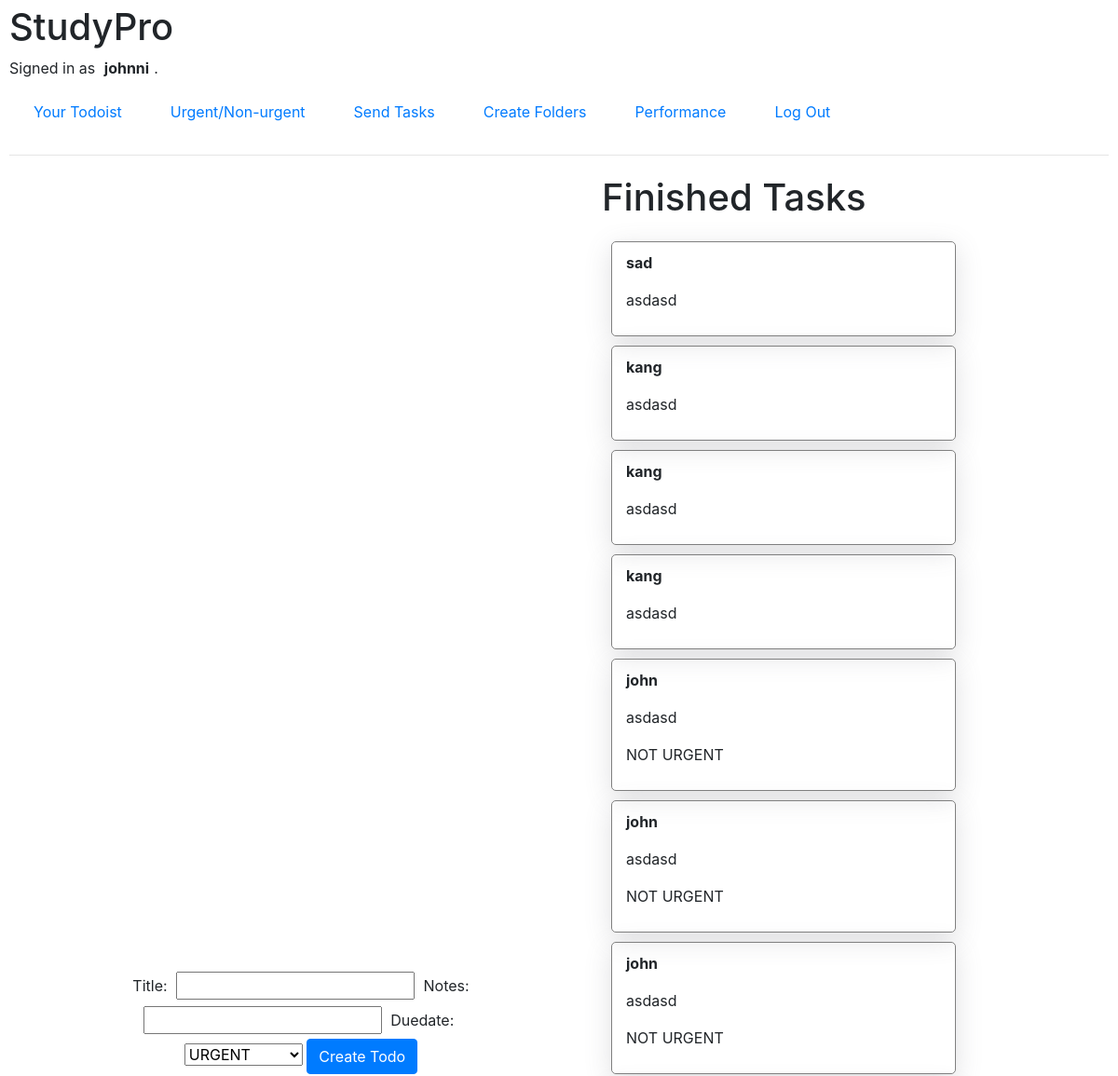
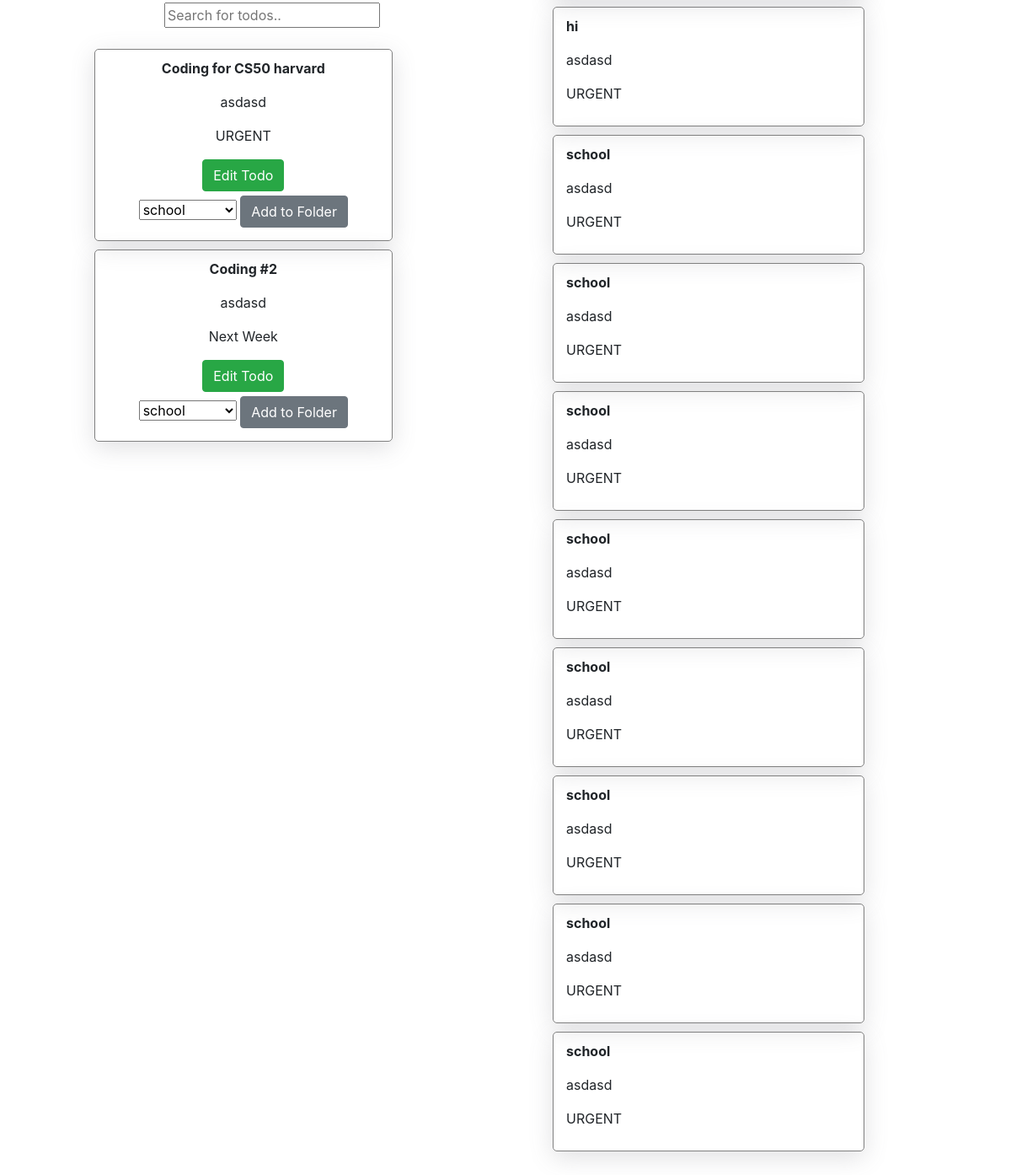
Page / (signed in) on the committed database (2 pictures, top to bottom).
### todoapp/models.py (models this page shows)
class User(AbstractUser):
    pass

class Todos(models.Model):
    title = models.CharField(max_length=64)
    user = models.ForeignKey(User, on_delete=models.CASCADE, blank=True, related_name="todolist")
    notes = models.CharField(max_length=100, blank=True)
    dueDate = models.CharField(max_length=100)
    folder = models.CharField(max_length=64, blank=True)

class Finished(models.Model):
    title = models.CharField(max_length=64)
    user = models.ForeignKey(User, on_delete=models.CASCADE, blank=True, related_name="finished_list")
    notes = models.CharField(max_length=100, blank=True)
    dueDate = models.CharField(max_length=100)

### todoapp/views.py (the view, shortened to what this page needs)
# urls.py: path("", views.index, name="index"),
def index(request):
    if request.headers.get('x-requested-with') == 'XMLHttpRequest':
        info = json.loads(request.body)
        Todos.objects.filter(id=info.get('todoid', '')).delete()
        finished_list = Finished(title=info.get('title', ''), user=request.user, notes=info.get('notes', ''), dueDate=info.get('due', ''))
        finished_list.save()
    return render(request, "todoapp/index.html", {
        "form": TodoForm(),
        "user": request.user,
    })

### todoapp/views.py
class TodoForm(forms.Form):
    title = forms.CharField(max_length=64)
    notes = forms.CharField(max_length=100)
    dueDate = forms.ChoiceField(choices=LVLS)

### todoapp/templates/todoapp/index.html (shortened to what this page needs)
{% extends "todoapp/layout.html" %}
{% load static %}
{% block body %}
<section class="index-div">
    <section class="list">
        <section>
            {%if request.user.is_authenticated %}
            <form method="post" enctype="multipart/form-data">
                {{ form }}
                <input type="submit" class="btn btn-primary" value="Create Todo">
            </form>
            <section class="search-bar">
                <input type="text" id="textfield" placeholder="Search for todos..">
            </section>
            {% else %}
            <h2> Please Log in to use StudyPro! </h2>
            {% endif %}
        </section>
        <section id="container">
            {% if user.todolist.all is not None %}
            {% for t in user.todolist.all %}
            <div id="todo" draggable="true">
                <p id="title"> {{ t.title }} </p>
                <p id="notes"> {{ t.notes }} </p>
                <p id="date"> {{ t.dueDate }} </p>
                {% if request.user.is_authenticated %}
                <div>
                    <button onclick="editTodo('{{ t.id }}')" class="btn btn-success"> Edit Todo </button>
                </div>
                <div>
                    <select name="folder" id="folders">
                        {% for i in user.folders.all %}
                        <option value="{{ i.title }}"> {{ i.title }} </option>
                        {% endfor %}
                    </select>
                    <button onclick="addToFolder('{{ t.id }}', '{{t.title}}')" class="btn btn-secondary"> Add to Folder </button>
                </div>
                {% endif %}
            </div>
            {% endfor %}
            {% endif %}
        </section>
    </section>
    <section class="finished" id="container">
        {% if request.user.is_authenticated %}
        <h1> Finished Tasks </h1>
        <div>
            {% for t in user.finished_list.all %}
            <div class="finished_todos">
                <p id="title"> {{ t.title }} </p>
                <p id="notes"> {{ t.notes }} </p>
                <p id="date"> {{ t.dueDate }} </p>
            </div>
            {% endfor %}
        </div>
        {% endif %}
    </section>
</section>
{% endblock %}

### todoapp/templates/todoapp/layout.html (shortened to what this page needs)
{% load static %}
<!DOCTYPE html>
<html lang="en">
    <head>
        <link rel="stylesheet" href="https://stackpath.bootstrapcdn.com/bootstrap/4.4.1/css/bootstrap.min.css">
        <link href="{% static 'todoapp/styles.css' %}" rel="stylesheet">
    </head>
    <body>
        <h1>StudyPro</h1>
        <div>
            {% if user.is_authenticated %}
                Signed in as <strong>{{ user.username }}</strong>.
            {% else %}
                Not signed in.
            {% endif %}
        </div>
        <ul class="nav">
            <li class="nav-item">
                <a class="nav-link" href="{% url 'index' %}"> Your Todoist </a>
            </li>
            {% if user.is_authenticated %}
            <li class="nav-item">
                <a class="nav-link" href="{% url 'urgency' %}"> Urgent/Non-urgent </a>
            </li>
            <li class="nav-item">
                <a class="nav-link" href="{% url 'send' %}"> Send Tasks </a>
            </li>
            <li class="nav-item">
                <a class="nav-link" href="{% url 'all' %}"> Create Folders </a>
            </li>
            <li class="nav-item">
                <a class="nav-link" href="{% url 'performance' %}"> Performance </a>
            </li>
                <li class="nav-item">
                    <a class="nav-link" href="{% url 'logout' %}">Log Out</a>
                </li>
            {% endif %}
        </ul>
        <hr>
        {% block body %}
        {% endblock %}
    </body>
</html>

### todoapp/static/todoapp/styles.css (style rules this page uses)
* { margin: 5px; }
#todo, .finished_todos, .todo, .performance-tasks .todo { box-shadow: rgba(100, 100, 111, 0.2) 0px 7px 29px 0px; }
#todo, .finished_todos, .todo { width: 80%; border: 0.5px solid gray; margin: 10px; border-radius: 5px; padding: 10px; }
.index-div { display: flex; justify-content: space-evenly; }
.finished { width: 40%; display: flex; flex-direction: column; }
.list { width: 40%; padding: 10px; display: flex; flex-direction: column; justify-content: center; text-align: center; }
#title { font-weight: bolder; }

### rows in the picture
User: username "johnni"
Todos: title "Coding for CS50 harvard", notes "asdasd", dueDate "URGENT"
Todos: title "Coding #2", notes "asdasd", dueDate "Next Week"
Finished: title "sad", notes "asdasd"
Finished: title "kang", notes "asdasd"
Finished: title "kang", notes "asdasd"
Finished: title "kang", notes "asdasd"
Finished: title "john", notes "asdasd", dueDate "NOT URGENT"
Finished: title "john", notes "asdasd", dueDate "NOT URGENT"
Finished: title "john", notes "asdasd", dueDate "NOT URGENT"
Finished: title "hi", notes "asdasd", dueDate "URGENT"
Finished: title "school", notes "asdasd", dueDate "URGENT"
Finished: title "school", notes "asdasd", dueDate "URGENT"
Finished: title "school", notes "asdasd", dueDate "URGENT"
Finished: title "school", notes "asdasd", dueDate "URGENT"
Finished: title "school", notes "asdasd", dueDate "URGENT"
Finished: title "school", notes "asdasd", dueDate "URGENT"
Finished: title "school", notes "asdasd", dueDate "URGENT"
Finished: title "school", notes "asdasd", dueDate "URGENT"

### other values in the picture
form field folder "school"
